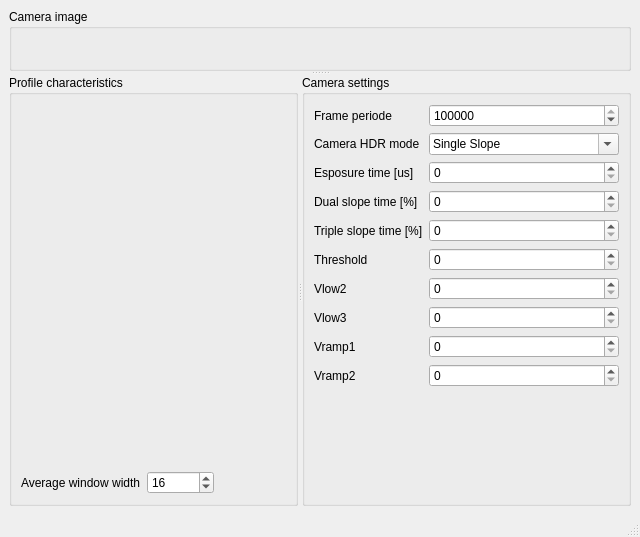
<?xml version="1.0" encoding="UTF-8"?>
<ui version="4.0">
 <class>ConfigurationHelperWindow</class>
 <widget class="QMainWindow" name="ConfigurationHelperWindow">
  <property name="windowModality">
   <enum>Qt::ApplicationModal</enum>
  </property>
  <property name="geometry">
   <rect>
    <x>0</x>
    <y>0</y>
    <width>640</width>
    <height>537</height>
   </rect>
  </property>
  <property name="windowTitle">
   <string>Camera configuration helper</string>
  </property>
  <widget class="QWidget" name="centralwidget">
   <layout class="QHBoxLayout" name="horizontalLayout">
    <item>
     <widget class="QSplitter" name="splitter_2">
      <property name="orientation">
       <enum>Qt::Vertical</enum>
      </property>
      <widget class="QGroupBox" name="groupBox_3">
       <property name="title">
        <string>Camera image</string>
       </property>
       <layout class="QVBoxLayout" name="verticalLayout_3">
        <item>
         <widget class="Z3D::ZImageViewWidget" name="currentImageWidget" native="true"/>
        </item>
        <item>
         <widget class="Z3D::ZImageViewWidget" name="centeredProfileImageWidget" native="true"/>
        </item>
       </layout>
      </widget>
      <widget class="QSplitter" name="splitter">
       <property name="orientation">
        <enum>Qt::Horizontal</enum>
       </property>
       <widget class="QGroupBox" name="groupBox_2">
        <property name="title">
         <string>Profile characteristics</string>
        </property>
        <layout class="QGridLayout" name="gridLayout_2">
         <item row="0" column="0" colspan="2">
          <widget class="Z3D::ZImageViewWidget" name="profileHelperImageWidget" native="true"/>
         </item>
         <item row="0" column="2">
          <widget class="Z3D::ZImageViewWidget" name="profileHistogramImageWidget" native="true"/>
         </item>
         <item row="1" column="1">
          <widget class="QSpinBox" name="avgWindowWidthSpinBox">
           <property name="maximum">
            <number>9999</number>
           </property>
           <property name="singleStep">
            <number>1</number>
           </property>
           <property name="value">
            <number>16</number>
           </property>
          </widget>
         </item>
         <item row="1" column="0">
          <widget class="QLabel" name="label_11">
           <property name="text">
            <string>Average window width</string>
           </property>
          </widget>
         </item>
        </layout>
       </widget>
       <widget class="QGroupBox" name="groupBox">
        <property name="title">
         <string>Camera settings</string>
        </property>
        <layout class="QFormLayout" name="formLayout_2">
         <property name="fieldGrowthPolicy">
          <enum>QFormLayout::AllNonFixedFieldsGrow</enum>
         </property>
         <item row="1" column="0">
          <widget class="QLabel" name="label_2">
           <property name="text">
            <string>Camera HDR mode</string>
           </property>
          </widget>
         </item>
         <item row="1" column="1">
          <widget class="QComboBox" name="multiSlopeModeComboBox">
           <property name="editable">
            <bool>true</bool>
           </property>
           <item>
            <property name="text">
             <string>Single Slope</string>
            </property>
           </item>
           <item>
            <property name="text">
             <string>Dual Slope</string>
            </property>
           </item>
           <item>
            <property name="text">
             <string>Triple Slope</string>
            </property>
           </item>
          </widget>
         </item>
         <item row="2" column="0">
          <widget class="QLabel" name="label_4">
           <property name="text">
            <string>Esposure time [us]</string>
           </property>
          </widget>
         </item>
         <item row="2" column="1">
          <widget class="QSpinBox" name="exposureTimeSpinBox">
           <property name="maximum">
            <number>999999</number>
           </property>
           <property name="singleStep">
            <number>10</number>
           </property>
          </widget>
         </item>
         <item row="3" column="0">
          <widget class="QLabel" name="label_3">
           <property name="text">
            <string>Dual slope time [%]</string>
           </property>
          </widget>
         </item>
         <item row="3" column="1">
          <widget class="QSpinBox" name="dualSlopeTimeSpinBox">
           <property name="maximum">
            <number>999999</number>
           </property>
           <property name="singleStep">
            <number>10</number>
           </property>
          </widget>
         </item>
         <item row="4" column="0">
          <widget class="QLabel" name="label_5">
           <property name="text">
            <string>Triple slope time [%]</string>
           </property>
          </widget>
         </item>
         <item row="4" column="1">
          <widget class="QSpinBox" name="tripleSlopeTimeSpinBox">
           <property name="maximum">
            <number>999999</number>
           </property>
           <property name="singleStep">
            <number>10</number>
           </property>
          </widget>
         </item>
         <item row="5" column="0">
          <widget class="QLabel" name="label">
           <property name="text">
            <string>Threshold</string>
           </property>
          </widget>
         </item>
         <item row="5" column="1">
          <widget class="QSpinBox" name="thresholdSpinBox">
           <property name="maximum">
            <number>999999</number>
           </property>
           <property name="singleStep">
            <number>10</number>
           </property>
          </widget>
         </item>
         <item row="6" column="0">
          <widget class="QLabel" name="label_6">
           <property name="text">
            <string>Vlow2</string>
           </property>
          </widget>
         </item>
         <item row="6" column="1">
          <widget class="QSpinBox" name="vLow2SpinBox">
           <property name="maximum">
            <number>999999</number>
           </property>
           <property name="singleStep">
            <number>5</number>
           </property>
          </widget>
         </item>
         <item row="7" column="0">
          <widget class="QLabel" name="label_7">
           <property name="text">
            <string>Vlow3</string>
           </property>
          </widget>
         </item>
         <item row="7" column="1">
          <widget class="QSpinBox" name="vLow3SpinBox">
           <property name="maximum">
            <number>999999</number>
           </property>
           <property name="singleStep">
            <number>5</number>
           </property>
          </widget>
         </item>
         <item row="8" column="0">
          <widget class="QLabel" name="label_9">
           <property name="text">
            <string>Vramp1</string>
           </property>
          </widget>
         </item>
         <item row="8" column="1">
          <widget class="QSpinBox" name="vRamp1SpinBox">
           <property name="maximum">
            <number>999999</number>
           </property>
           <property name="singleStep">
            <number>5</number>
           </property>
          </widget>
         </item>
         <item row="9" column="0">
          <widget class="QLabel" name="label_8">
           <property name="text">
            <string>Vramp2</string>
           </property>
          </widget>
         </item>
         <item row="9" column="1">
          <widget class="QSpinBox" name="vRamp2SpinBox">
           <property name="maximum">
            <number>999999</number>
           </property>
           <property name="singleStep">
            <number>5</number>
           </property>
          </widget>
         </item>
         <item row="0" column="0">
          <widget class="QLabel" name="label_10">
           <property name="text">
            <string>Frame periode</string>
           </property>
          </widget>
         </item>
         <item row="0" column="1">
          <widget class="QSpinBox" name="framePeriodeSpinBox">
           <property name="maximum">
            <number>9999999</number>
           </property>
           <property name="singleStep">
            <number>100000</number>
           </property>
           <property name="value">
            <number>500000</number>
           </property>
          </widget>
         </item>
        </layout>
       </widget>
      </widget>
     </widget>
    </item>
   </layout>
  </widget>
  <widget class="QMenuBar" name="menubar">
   <property name="geometry">
    <rect>
     <x>0</x>
     <y>0</y>
     <width>640</width>
     <height>21</height>
    </rect>
   </property>
  </widget>
  <widget class="QStatusBar" name="statusbar"/>
 </widget>
 <customwidgets>
  <customwidget>
   <class>Z3D::ZImageViewWidget</class>
   <extends>QWidget</extends>
   <header>zimageviewwidget.h</header>
   <container>1</container>
  </customwidget>
 </customwidgets>
 <resources/>
 <connections/>
</ui>
